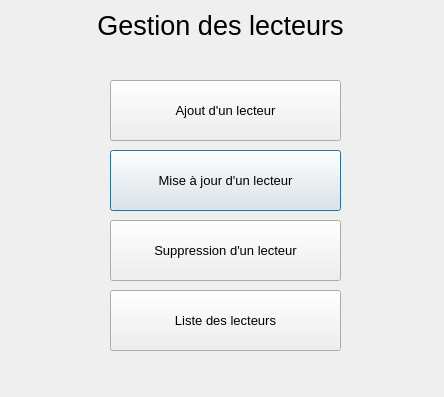
<?xml version="1.0" encoding="UTF-8"?>
<ui version="4.0">
 <class>Dialog</class>
 <widget class="QDialog" name="Dialog">
  <property name="geometry">
   <rect>
    <x>0</x>
    <y>0</y>
    <width>444</width>
    <height>397</height>
   </rect>
  </property>
  <property name="windowTitle">
   <string>Dialog</string>
  </property>
  <property name="modal">
   <bool>true</bool>
  </property>
  <widget class="QPushButton" name="Maj_lecteur">
   <property name="geometry">
    <rect>
     <x>110</x>
     <y>150</y>
     <width>231</width>
     <height>61</height>
    </rect>
   </property>
   <property name="font">
    <font>
     <pointsize>10</pointsize>
    </font>
   </property>
   <property name="text">
    <string>Mise à jour d'un lecteur</string>
   </property>
  </widget>
  <widget class="QPushButton" name="Listes_lecteurs">
   <property name="geometry">
    <rect>
     <x>110</x>
     <y>290</y>
     <width>231</width>
     <height>61</height>
    </rect>
   </property>
   <property name="font">
    <font>
     <pointsize>10</pointsize>
    </font>
   </property>
   <property name="text">
    <string>Liste des lecteurs</string>
   </property>
  </widget>
  <widget class="QPushButton" name="Ajout_lecteur">
   <property name="geometry">
    <rect>
     <x>110</x>
     <y>80</y>
     <width>231</width>
     <height>61</height>
    </rect>
   </property>
   <property name="font">
    <font>
     <pointsize>10</pointsize>
    </font>
   </property>
   <property name="text">
    <string>Ajout d'un lecteur</string>
   </property>
  </widget>
  <widget class="QPushButton" name="Supp_lecteur">
   <property name="geometry">
    <rect>
     <x>110</x>
     <y>220</y>
     <width>231</width>
     <height>61</height>
    </rect>
   </property>
   <property name="font">
    <font>
     <pointsize>10</pointsize>
    </font>
   </property>
   <property name="text">
    <string>Suppression d'un lecteur</string>
   </property>
  </widget>
  <widget class="QLabel" name="Menu_lecteur">
   <property name="geometry">
    <rect>
     <x>10</x>
     <y>0</y>
     <width>421</width>
     <height>51</height>
    </rect>
   </property>
   <property name="font">
    <font>
     <pointsize>20</pointsize>
    </font>
   </property>
   <property name="text">
    <string>Gestion des lecteurs</string>
   </property>
   <property name="alignment">
    <set>Qt::AlignCenter</set>
   </property>
  </widget>
 </widget>
 <resources/>
 <connections/>
</ui>
